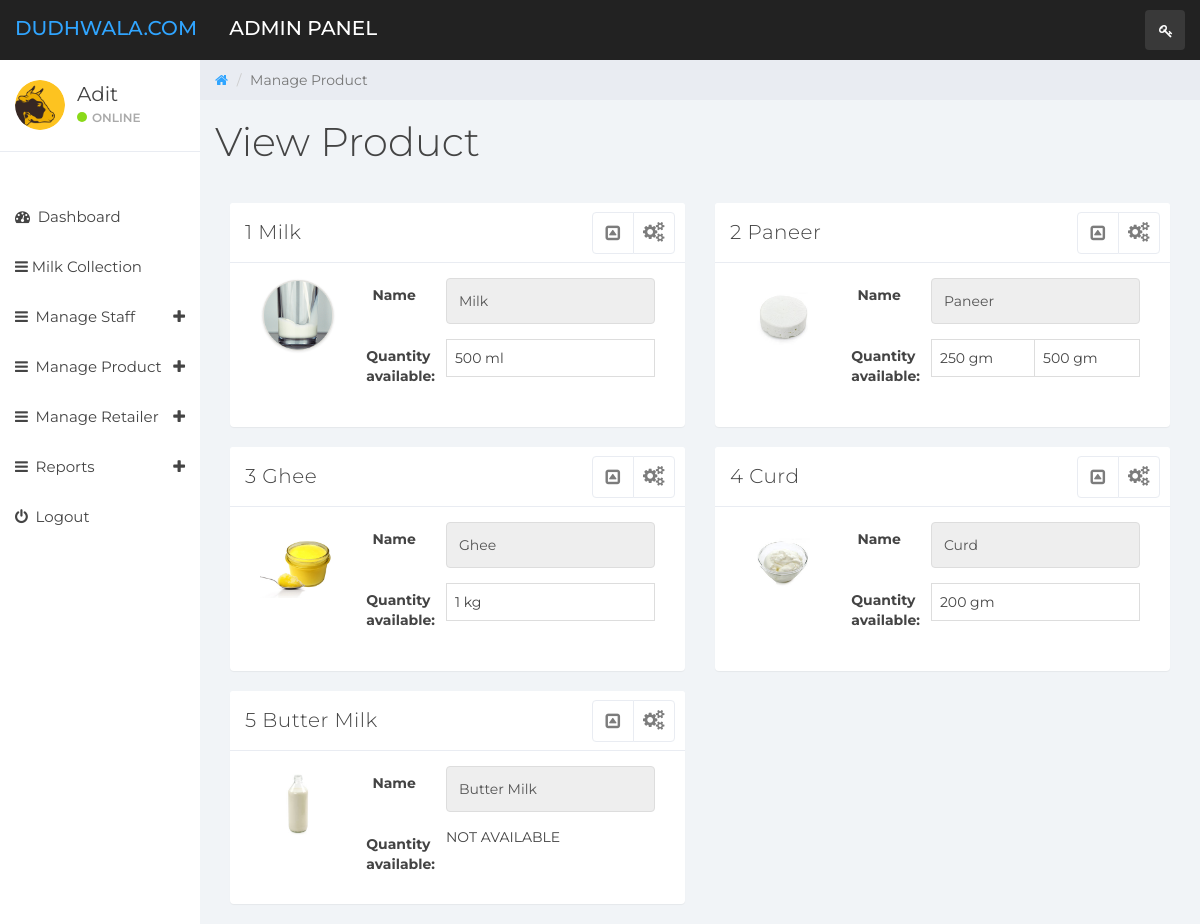
/admin/productview.php (signed in), run on the app's committed database.
### tables this page shows
CREATE TABLE IF NOT EXISTS `tblproductcategory` (
  `id` int(11) NOT NULL,
  `name` varchar(50) NOT NULL,
  `imagepath` text NOT NULL,
  `description` varchar(500) NOT NULL
);

CREATE TABLE IF NOT EXISTS `tblmeasurement` (
  `id` int(11) NOT NULL,
  `type` varchar(50) NOT NULL,
  `unitid` int(11) NOT NULL
);

### admin/productview.php (the view, shortened to what this page needs)
		<?php require_once "data/slidebar.php"; ?>
        <div class="col-sm-9 col-sm-offset-3 col-lg-10 col-lg-offset-2 main">
            <div class="row">
                <ol class="breadcrumb">
                    <li><a href="#">
                            <em class="fa fa-home"></em>
                        </a></li>
                    <li class="active">Manage Product</li>
                </ol>
            </div>
            <div class="row">
                <div class="col-lg-12">
                    <h1 class="page-header">View Product</h1>
                </div>
            </div>
            <?php
            $viewproduct = "select * from tblproductcategory";
            $result = $connection->query($viewproduct);
            while ($row = $result->fetch_array()) {
                $id = $row['id'];
                $name = $row['name'];
                ?>
                <div class="col-lg-6">
                    <div class="panel panel-default">
                        <div class="panel-heading">
                            <?php echo $id . " " . $name; ?>
                            <ul class="pull-right panel-settings panel-button-tab-right">
                                <li class="dropdown"><a class="pull-right dropdown-toggle" data-toggle="dropdown" href="#">
                                        <em class="fa fa-cogs"></em>
                                    </a>
                                </li>
                            </ul>
                            <span class="pull-right clickable panel-toggle panel-button-tab-left"><em class="fa fa-toggle-up"></em></span></div>
                            <div class="panel-body" style="margin: auto;">
                            <div class="col-md-3">
                                <img src="../<?php echo $row['imagepath']?>" style="width: 100%; height: 100%;">
                            </div>
                            <div class="col-md-9">
                            <form class="form-horizontal" action="" method="post">
                                <fieldset>
                                    <div class="form-group">
                                        <label class="col-md-3 control-label" for="name">Name</label>
                                        <div class="col-md-9">
                                            <input id="name" name="name" type="text" placeholder="Your name" value="<?php echo $name; ?>" class="form-control" readonly="readonly">
                                        </div>
                                    </div>
                                    <div class="form-group">
                                        <label class="col-md-3 control-label" for="name">Quantity available:</label>
                                        <div class="col-md-9">
											<?php
												$sql7 = "select * from tblproduct where productcategoryid=$id";
												$query7 = mysqli_query($connection, $sql7);
											?>
                                            <table class="table table-bordered">
                                                <tbody>
                                                <tr>
													<?php
														while ($row7 = mysqli_fetch_array($query7)) {
															$mid = $row7['measurementid'];
															$sql8 = "select * from tblmeasurement where id=$mid";
															$query8 = mysqli_query($connection, $sql8);
															while ($row8 = mysqli_fetch_array($query8)) {
																?>
                                                                <td>
																	<?php
																		$type = $row8['type'];
																		if (empty($type)) {
																			echo 'NOT AVAILABLE';
																		} else {
																			echo $type;
																		}
																	?>
                                                                </td>
																<?php
															}
															?>
															<?php
														}
													?>
                                                </tr>
                                                </tbody>
                                            </table>
                                        </div>
                                    </div>
                                </fieldset>
                            </form>
                            </div>
                        </div>
                    </div>
                </div>
                <?php
            }
            ?>
        </div>
    </body>
</html>

### admin/connection.php (shortened to what this page needs)
<!DOCTYPE html>
<html>
    <head>
    </head>
    <body>
    </body>
</html>

### admin/data/slidebar.php (shortened to what this page needs)
<?php
	require './connection.php';
?>
<!DOCTYPE html>
<html>
<head>
    <link href="css/bootstrap.min.css" rel="stylesheet">
    <link href="css/font-awesome.min.css" rel="stylesheet">
    <link href="css/datepicker3.css" rel="stylesheet">
    <link href="css/styles.css" rel="stylesheet">
    <link rel="stylesheet" href="https://cdn.datatables.net/1.10.16/css/jquery.dataTables.min.css">
</head>
<body>
<nav class="navbar navbar-custom navbar-fixed-top" role="navigation">
    <div class="container-fluid">
        <div class="navbar-header">
            <a class="navbar-brand" href="#"><span>Dudhwala.com</span>&nbsp;&nbsp;&nbsp;&nbsp;&nbsp;&nbsp;Admin Panel</a>
            <ul class="nav navbar-top-links navbar-right">
                <li class="dropdown"><a class="dropdown-toggle count-info" data-toggle="dropdown" href="#">
                        <em class="fa fa-key"></em><span class="label label-danger"></span>
                    </a>
                </li>
            </ul>
        </div>
    </div>
</nav>
<div id="sidebar-collapse" class="col-sm-3 col-lg-2 sidebar">
	<div class="profile-sidebar">
		<div class="profile-userpic">
			<img src="./image/footer-logo.png" class="img-responsive" alt="">
		</div>
		<div class="profile-usertitle">
			<div class="profile-usertitle-name"><?PHP if(isset($_SESSION['username'])){$adminname=$_SESSION['username']; echo $adminname;} ?></div>
			<div class="profile-usertitle-status"><span class="indicator label-success"></span>Online</div>
		</div>
	</div>
	<form role="search">
	</form>
	<ul class="nav menu">
		<li><a href="index.php"><em class="fa fa-dashboard">&nbsp;</em> Dashboard</a></li>
        <li><a href="milkcollection.php"><em class="fa fa-navicon">&nbsp;</em>Milk Collection</a></li>
        <li class="parent "><a data-toggle="collapse" href="#sub-item-1">
				<em class="fa fa-navicon">&nbsp;</em> Manage Staff <span data-toggle="collapse" href="#sub-item-1" class="icon pull-right"><em class="fa fa-plus"></em></span>
			</a>
		</li>
		<li class="parent "><a data-toggle="collapse" href="#sub-item-2">
				<em class="fa fa-navicon">&nbsp;</em> Manage Product <span data-toggle="collapse" href="#sub-item-2" class="icon pull-right"><em class="fa fa-plus"></em></span>
			</a>
		</li>
        <li class="parent "><a data-toggle="collapse" href="#sub-item-3">
                <em class="fa fa-navicon">&nbsp;</em> Manage Retailer <span data-toggle="collapse" href="#sub-item-3" class="icon pull-right"><em class="fa fa-plus"></em></span>
            </a>
        </li>
        <li class="parent "><a data-toggle="collapse" href="#sub-item-4">
                <em class="fa fa-navicon">&nbsp;</em> Reports <span data-toggle="collapse" href="#sub-item-4" class="icon pull-right"><em class="fa fa-plus"></em></span>
            </a>
        </li>
		<li><a href="logout.php"><em class="fa fa-power-off">&nbsp;</em> Logout</a></li>
	</ul>
</div>

### admin/css/styles.css (style rules this page uses)
body { background: #f1f4f7; padding-top: 60px; font-size: 14px; color: #444444; font-family: "Montserrat", "Helvetica Neue", Helvetica, Arial, sans-serif; }
a, a:hover, a:focus { color: #30a5ff; }
h1, h2, h3, h4, h5, h6 { color: #444444; }
h1 { font-weight: 300; font-size: 40px; }
input.form-control { border: 1px solid #ddd; box-shadow: none; height: 46px; }
.navbar-custom { background: #222; height: 60px; }
.navbar-header .navbar-brand { color: #fff; font-size: 20px; text-transform: uppercase; font-weight: 500; height: 60px; padding-top: 18px; }
.navbar-header .navbar-brand span { color: #30a5ff; }
.dropdown { background: rgba(255, 255, 255, 0.1); float: left; margin: 10px 8px; padding: 0px; border-radius: 4px; }
.dropdown a.dropdown-toggle { color: #fff; height: 40px; width: 40px; padding-top: 11px; padding-left: 9px; }
.navbar-top-links li:last-child { margin-right: 15px; }
.dropdown em { margin: 0 5px; }
.label-success { background-color: #8ad919; }
.panel { border: 0; }
.panel-heading .fa-toggle-up, .panel-heading .fa-toggle-down { font-size: 17px; }
.panel-heading { font-size: 20px; font-weight: 300; letter-spacing: 0.025em; height: 60px; line-height: 38px; }
.panel-default .panel-heading { background: #fff; border-bottom: 1px solid #e9ecf2; color: #444444; }
.panel-settings { list-style: none; padding: 0; margin: 0; }
.panel-settings .dropdown a.dropdown-toggle, .panel-settings a { padding: 0; background: none; color: #7c7c7c; }
.panel-settings a, .panel-toggle { width: 40px; padding: 2px 0 0 0; }
.panel-settings, .panel-toggle { display: inline-block; margin: -1px -5px 0 15px !important; border-radius: 4px; text-align: center; border: 1px solid #e9ecf2; color: #7c7c7c; background: #fff; width: 42px; }
.panel-settings { width: 42px; border-top-right-radius: 4px; border-bottom-right-radius: 4px; }
.panel-settings li.dropdown { margin: 0; padding: 0; }
.clickable { cursor: pointer; }
.panel-heading span { margin: 0px; font-size: 14px; }
.panel-button-tab-right { margin-left: 4px !important; border-top-left-radius: 0; border-bottom-left-radius: 0; }
.panel-button-tab-left { border-top-right-radius: 0; border-bottom-right-radius: 0; }
.navbar { border: 0; }
.sidebar { display: block; padding: 0; display: none; box-shadow: none; background: #fff; }
.sidebar ul { margin: 20px 0px; }
.sidebar form { padding: 10px 0 0 0; margin: 10px 10px 20px 10px; }
@media (min-width: 768px) { .sidebar { display: block; position: fixed; top: 60px; bottom: 0; left: 0; z-index: 1000; display: block; margin: 0; padding: 0; overflow-x: hidden; overflow-y: auto; } }
@media (min-width: 768px) { .navbar-header { width: 100%; } }
.sidebar ul.nav li a { height: 50px; font-size: 15px; line-height: 2em; color: #444444; }
.profile-sidebar { padding: 10px 0; border-bottom: 1px solid #e9ecf2; }
.indicator { width: 10px; height: 10px; display: inline-block; border-radius: 9999px; margin-right: 5px; }
.profile-userpic img { float: left; margin: 10px 0px 0px 15px; width: 50px; height: 50px; border-radius: 9999px !important; }
.profile-usertitle { float: left; text-align: left; margin: 10px 0 0 12px; }
.profile-usertitle-name { font-size: 20px; margin-bottom: 0px; }
.profile-usertitle-status { text-transform: uppercase; color: #AAA; font-size: 12px; font-weight: 600; margin-bottom: 15px; }
.breadcrumb { border-radius: 0; padding: 10px 15px 10px 15px; background: #e9ecf2; margin: 0; }
h1.page-header { margin-top: 20px; border-bottom: 0; }
.table { background: #fff; }

### data on the page
tblproductcategory: id "1", name "Milk", imagepath (picture)
tblmeasurement: type "500 ml"
tblproductcategory: id "2", name "Paneer", imagepath (picture)
tblmeasurement: type "250 gm"
tblmeasurement: type "500 gm"
tblproductcategory: id "3", name "Ghee", imagepath (picture)
tblmeasurement: type "1 kg"
tblproductcategory: id "4", name "Curd", imagepath (picture)
tblmeasurement: type "200 gm"
tblproductcategory: id "5", name "Butter Milk", imagepath (picture)

### other printed values
$adminname "Adit"
